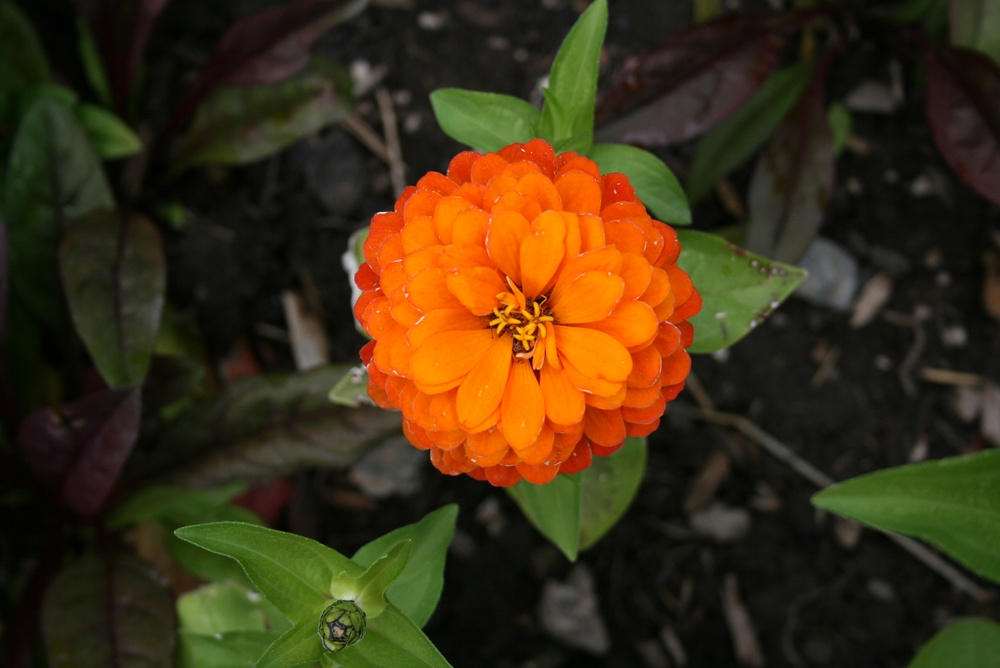
%> input picture ComputerVision/HW3/OrangeFlower.jpg, 1000 x 668 px, shrunk from 2816 x 1880 before the run
$ octave doodle.m   (GNU Octave 9; MATLAB toolbox functions it lacks are replaced by stand-ins)
%> lines starting %> are read from the running program, lines starting %| are printed output that depends on the picture
I = imread('OrangeFlower.jpg');
%> I is the input picture: size 668x1000x3 uint8; mean R, G, B 63.1, 47.8, 20.9
I = rgb2gray(I);
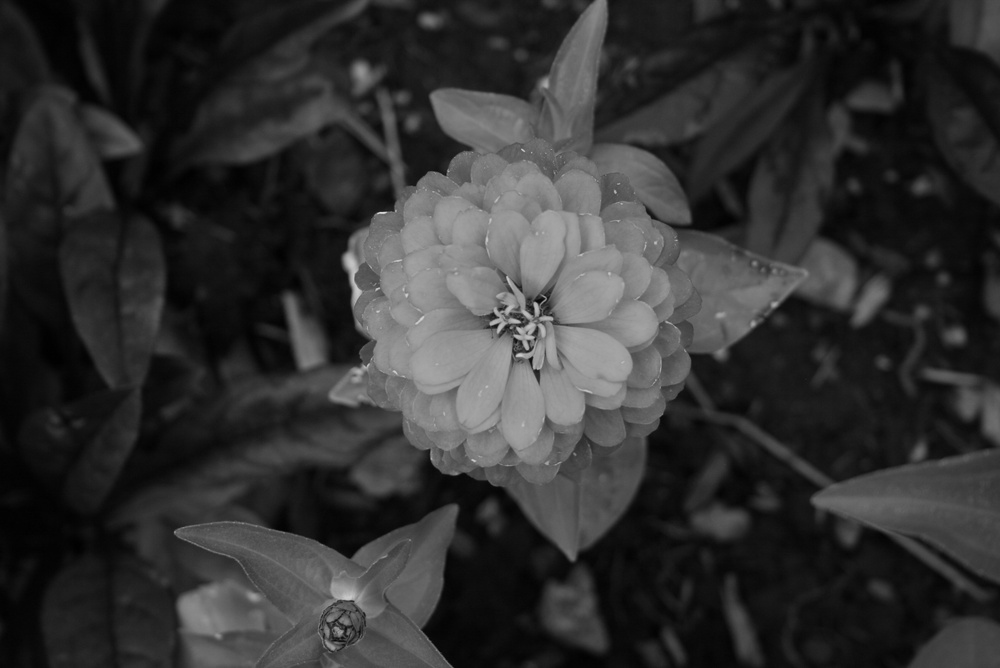
%> I: size 668x1000 uint8; min 0, max 219, mean 49.3
I = im2double(I);
%> I: size 668x1000 double

% A flower has lots of edges, so we'll try getting subsection with the
% highest count of edges

% apply canny filter to get edges
Ic = edge(I, 'canny', [0.01 0.09], 0.5);
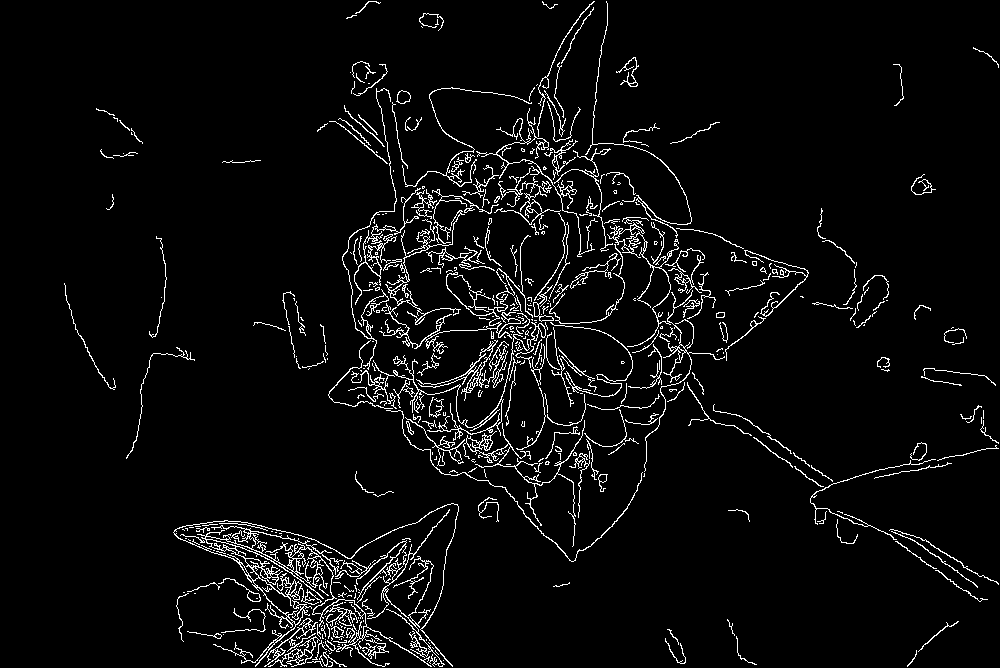
%> Ic: size 668x1000 logical; 4.5% white in thin lines or dots
imshow(Ic), title('Canny Filter [0.05 0.14], 2.8')
